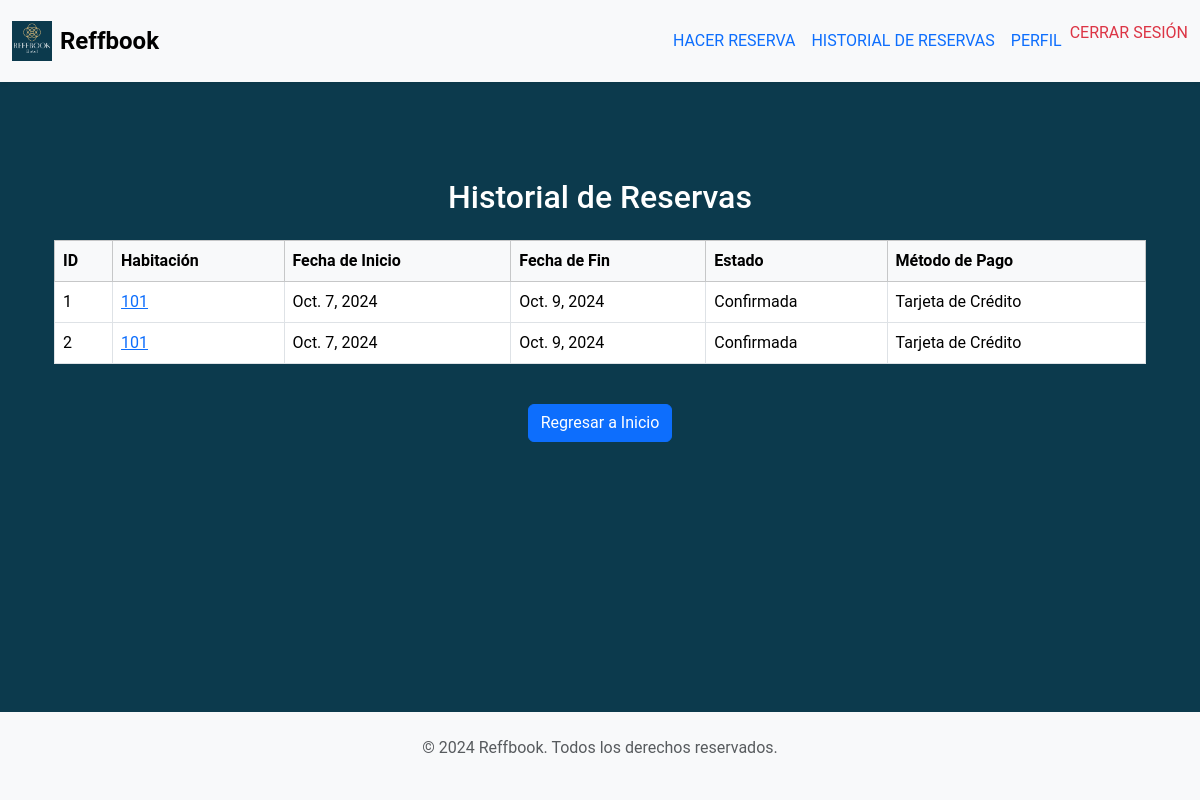
The app's page /historial_reservas/ (signed in) with its own data.
### core/models.py (models this page shows, shortened)
class Reserva(models.Model):
    reserva_fecha = models.DateField(auto_now_add=True)  # Fecha cuando se realizó la reserva
    reserva_fecha_inicio = models.DateField()  # Fecha de inicio de la estancia
    reserva_fecha_fin = models.DateField()  # Fecha de finalización de la estancia
    reserva_total_dias = models.IntegerField(blank=True, null=True)  # Se puede calcular automáticamente
    reserva_estado = models.CharField(max_length=50, default='Pendiente')  # Estado de la reserva
    tipo_pago = models.CharField(max_length=100, default='Tarjeta de Crédito')
    usuario = models.ForeignKey(User, on_delete=models.CASCADE)  # Relación con Cliente
    habitacion = models.ForeignKey(Habitacion, on_delete=models.CASCADE)  # Relación con Habitación

class Habitacion(models.Model):
    habitacion_numero = models.CharField(max_length=10)
    habitacion_categoria = models.CharField(max_length=50)
    habitacion_descripcion = models.TextField(null=True, blank=True)
    habitacion_precio = models.DecimalField(max_digits=10, decimal_places=2)
    hotel = models.ForeignKey(Hotel, on_delete=models.CASCADE)
    habitacion_imagen = models.ImageField(upload_to='img/habitaciones/', null=True, blank=True)  # Campo para la imagen

### core/views.py (the view)
# urls.py: path('historial_reservas/', views.historial_reservas, name='historial_reservas'),
@login_required
def historial_reservas(request):
    reservas = Reserva.objects.filter(usuario=request.user)
    return render(request, 'core/clientes/historial_reservas.html', {'reservas': reservas})

### core/templates/core/clientes/historial_reservas.html (shortened to what this page needs)
{% extends 'base.html' %}
{% load static %}
{% block content %}
    <div class="container mt-5">
        <h2 class="text-center mb-4">Historial de Reservas</h2>
        {% if reservas %}
            <div class="table-responsive">
                <table class="table table-bordered">
                    <thead class="table-light">
                        <tr>
                            <th>ID</th>
                            <th>Habitación</th>
                            <th>Fecha de Inicio</th>
                            <th>Fecha de Fin</th>
                            <th>Estado</th>
                            <th>Método de Pago</th>
                        </tr>
                    </thead>
                    <tbody>
                        {% for reserva in reservas %}
                            <tr>
                                <td>{{ reserva.id }}</td>
                                <td>
                                    <a href="{% url 'detalle_habitacion' reserva.habitacion.id %}">
                                        {{ reserva.habitacion.habitacion_numero }}
                                    </a>
                                </td>
                                <td>{{ reserva.reserva_fecha_inicio }}</td>
                                <td>{{ reserva.reserva_fecha_fin }}</td>
                                <td>{{ reserva.reserva_estado }}</td>
                                <td>{{ reserva.tipo_pago }}</td>
                            </tr>
                        {% endfor %}
                    </tbody>
                </table>
            </div>
        {% else %}
            <div class="alert alert-info" role="alert">
                No tienes reservas en tu historial.
            </div>
        {% endif %}
        <div class="text-center mt-4">
            <a href="{% url 'cliente_home' %}" class="btn btn-primary">Regresar a Inicio</a>
        </div>
    </div>
{% endblock %}

### core/static/css/global.css (style rules this page uses)
body { background-color: #0c3a4d; color: white; font-family: 'Roboto', sans-serif; margin: 0; padding: 0; }

### records on screen
Reserva: id "1", habitacion.habitacion_numero "101", reserva_fecha_inicio "Oct. 7, 2024", reserva_fecha_fin "Oct. 9, 2024", reserva_estado "Confirmada", tipo_pago "Tarjeta de Crédito"
Reserva: id "2", habitacion.habitacion_numero "101", reserva_fecha_inicio "Oct. 7, 2024", reserva_fecha_fin "Oct. 9, 2024", reserva_estado "Confirmada", tipo_pago "Tarjeta de Crédito"
